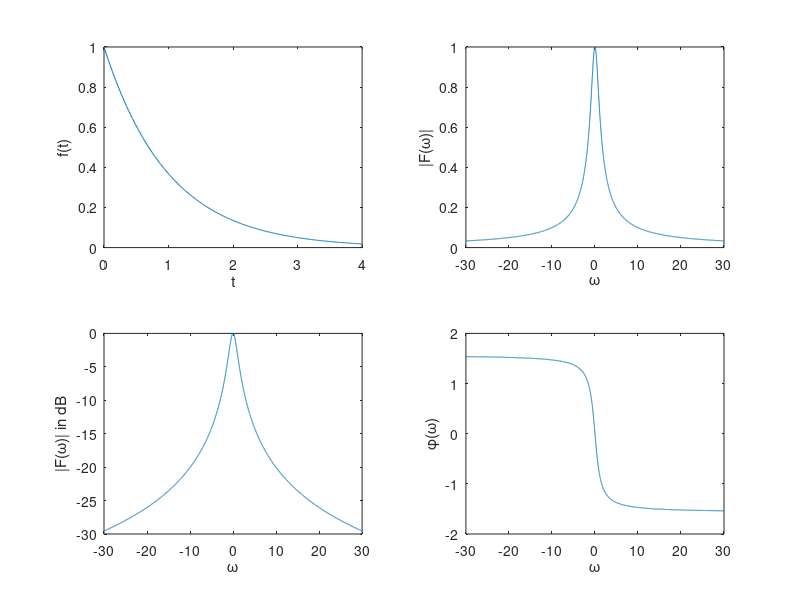

The MATLAB script that drew this image:
%习题三单边指数信号
close all;
E=1;a=1;
t=0:0.01:4;
w=-30:0.01:30;
f=E*exp(-a*t);
F=1./(a+j*w);
subplot(2,2,1);
plot(t,f);xlabel('t');ylabel('f(t)');

subplot(2,2,2);
plot(w,abs(F));xlabel('\omega');ylabel('|F(\omega)|');

max_logF=max(abs(F));
subplot(2,2,3);
plot(w,20*log10(abs(F)/max_logF));xlabel('\omega');ylabel('|F(\omega)| in dB');

subplot(2,2,4);
plot(w,angle(F));xlabel('\omega');ylabel('\phi(\omega)');